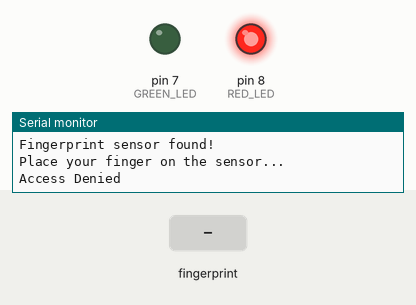
This sketch was run on a simulated Arduino Uno, built with avr-gcc and run on an emulated ATmega328P. Parts: output pins drawn as LEDs (lit = HIGH), the last lines printed to the serial monitor. The test bench sets the inputs (shaded band).

Above: at 2.2 s.
2.3 s: finger stored as number 1 placed on the sensor
At 4.6 s:
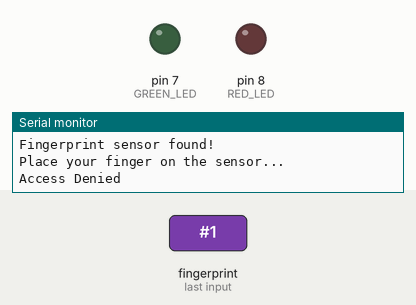
At 7.4 s:
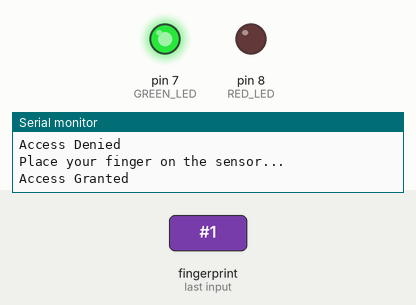
Timing chart, 0 to 16.9 s (numbered marks = the images above; inputs shaded):
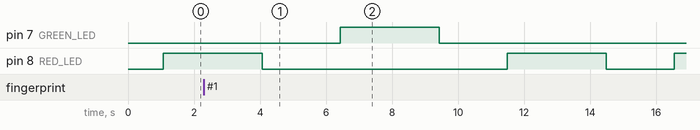

Measured:
- after the input at 2.3 s, pin 7 (GREEN_LED): LOW → HIGH after 4.1 s, → LOW 3.0 s later

The sketch:

fingerprintdetector.ino
```cpp
#include <Adafruit_Fingerprint.h>
#include <SoftwareSerial.h>

// Pin definitions
#define GREEN_LED 7
#define RED_LED 8

// Fingerprint sensor setup
SoftwareSerial fingerSerial(2, 3); // RX, TX pins for fingerprint sensor
Adafruit_Fingerprint finger = Adafruit_Fingerprint(&fingerSerial);

void setup() {
  Serial.begin(9600);

  // Initialize LEDs
  pinMode(GREEN_LED, OUTPUT);
  pinMode(RED_LED, OUTPUT);

  // Initialize fingerprint sensor
  finger.begin(57600);
  if (finger.verifyPassword()) {
    Serial.println("Fingerprint sensor found!");
  } else {
    Serial.println("Fingerprint sensor not detected.");
    while (1); // Halt if sensor is not found
  }
}

void loop() {
  Serial.println("Place your finger on the sensor...");

  int id = getFingerprintID(); // Get fingerprint ID
   //Serial.println(id);
  if (id >= 0) {
    Serial.println("Access Granted");
    digitalWrite(GREEN_LED, HIGH);  // Turn on green LED
    delay(3000);                    // Keep green LED on for 3 seconds
    digitalWrite(GREEN_LED, LOW);
      if(id==1)
    {
      Serial.println("Chandan");
    }  // Turn off green LED
     if(id==4)
    {
      Serial.println("Reshmi");
    }  // Turn off green LED
     if(id==7)
    {
      Serial.println("Oishee");
    }  // Turn off green LED
     if(id==8)
    {
      Serial.println("Sufia");
    }  // Turn off green LED
     if(id==11)
    {
      Serial.println("Shoibo");
    }  // Turn off green LED
  } else {
    Serial.println("Access Denied");
    digitalWrite(RED_LED, HIGH);    // Turn on red LED
    delay(3000);                    // Keep red LED on for 3 seconds
    digitalWrite(RED_LED, LOW);     // Turn off red LED
  }
  delay(2000); // Delay before next attempt
}

int getFingerprintID() {
  int result = finger.getImage();
  if (result != FINGERPRINT_OK) return -1;

  result = finger.image2Tz();
  if (result != FINGERPRINT_OK) return -1;

  result = finger.fingerFastSearch();
  if (result != FINGERPRINT_OK) return -1;

  return finger.fingerID;
}
```
